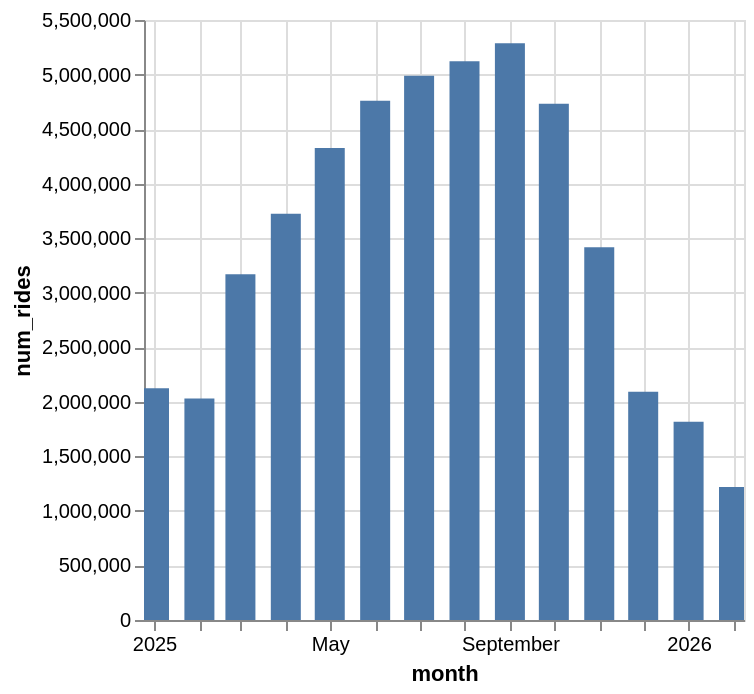

The notebook cell this image was saved under:
### Code cell
alt.Chart(df).mark_bar(size=15).encode(
    alt.X('month'),
    alt.Y('num_rides'),
    tooltip=['month', 'num_rides']
).interactive()

### Figure 1 — Vega-Lite specification as saved in the notebook (floating-point values rounded to 4 significant figures)
{"config": {"view": {"continuousWidth": 300, "continuousHeight": 300}}, "data": {"name": "data-42107d669fc374d2c8e5d0b8a974dfb8"}, "mark": {"type": "bar", "size": 15}, "encoding": {"tooltip": [{"field": "month", "type": "temporal"}, {"field": "num_rides", "type": "quantitative"}], "x": {"field": "month", "type": "temporal"}, "y": {"field": "num_rides", "type": "quantitative"}}, "params": [{"name": "param_1e9efca18e7a2868", "select": {"type": "interval", "encodings": ["x", "y"]}, "bind": "scales"}], "$schema": "https://vega.github.io/schema/vega-lite/v6.1.0.json", "datasets": {"data-42107d669fc374d2c8e5d0b8a974dfb8": [{"month": "2025-12-01T00:00:00", "num_rides": 2091620}, {"month": "2025-10-01T00:00:00", "num_rides": 4731900}, {"month": "2025-09-01T00:00:00", "num_rides": 5287447}, {"month": "2025-03-01T00:00:00", "num_rides": 3168271}, {"month": "2025-08-01T00:00:00", "num_rides": 5121533}, {"month": "2025-05-01T00:00:00", "num_rides": 4325553}, {"month": "2026-01-01T00:00:00", "num_rides": 1816391}, {"month": "2025-01-01T00:00:00", "num_rides": 2124475}, {"month": "2025-11-01T00:00:00", "num_rides": 3417052}, {"month": "2025-07-01T00:00:00", "num_rides": 4988053}, {"month": "2026-02-01T00:00:00", "num_rides": 1219444}, {"month": "2025-06-01T00:00:00", "num_rides": 4759345}, {"month": "2025-04-01T00:00:00", "num_rides": 3724596}, {"month": "2025-02-01T00:00:00", "num_rides": 2031257}]}}
